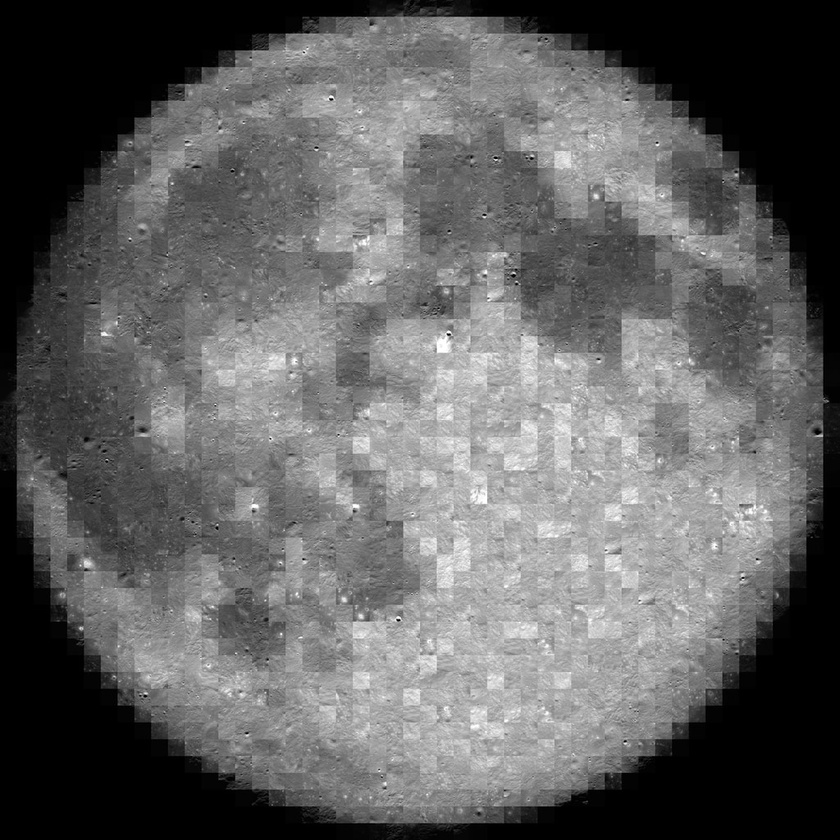
#> input picture data/raw/moon_mosaic_print.jpg, 840 x 840 px, shrunk from 1024 x 1024 before the run; its folder holds only this picture in this run
$ python process_image.py
#> lines starting #> are read from the running program, lines starting #| are printed output that depends on the picture; long printed decimals are rounded
from pathlib import Path
import csv

import numpy as np
import matplotlib.pyplot as plt
from PIL import Image
from skimage import filters, feature

RAW = Path("data/raw")
IMGOUT = Path("outputs/images")
PLOTOUT = Path("outputs/plots")
TILEOUT = Path("outputs/tiles")
METRICS = Path("outputs/image_metrics.csv")


def setup_dirs():
    IMGOUT.mkdir(parents=True, exist_ok=True)
    PLOTOUT.mkdir(parents=True, exist_ok=True)
    TILEOUT.mkdir(parents=True, exist_ok=True)
    METRICS.parent.mkdir(parents=True, exist_ok=True)


def load_img(path):
    img = Image.open(path).convert("L")
    return np.array(img, dtype=float)


def norm_percent(img, lo=1, hi=99):
    low = np.percentile(img, lo)
    high = np.percentile(img, hi)

    if high == low:
        return np.zeros_like(img)

    clipped = np.clip(img, low, high)
    return (clipped - low) / (high - low)


def stretch(img, lo=5, hi=95):
    low = np.percentile(img, lo)
    high = np.percentile(img, hi)

    if high == low:
        return np.zeros_like(img)

    clipped = np.clip(img, low, high)
    return (clipped - low) / (high - low)


def find_edges(img):
    normed = norm_percent(img)
    return feature.canny(normed, sigma=2)


def residual(img):
    normed = norm_percent(img)
    smooth = filters.gaussian(normed, sigma=2)
    return normed - smooth


def sharpness(img):
    normed = norm_percent(img)
    lap = filters.laplace(normed)
    return float(np.var(lap))


def edge_frac(edge_img):
    return float(np.sum(edge_img) / edge_img.size)


def save_img(img, outpath, title=None, vmin=None, vmax=None):
    plt.figure(figsize=(8, 8))
    plt.imshow(img, cmap="gray", vmin=vmin, vmax=vmax)
    plt.axis("off")

    if title:
        plt.title(title)

    plt.tight_layout()
    plt.savefig(outpath, dpi=300, bbox_inches="tight", pad_inches=0)
    plt.close()


def save_hist(img, outpath):
    plt.figure(figsize=(8, 5))
    plt.hist(img.flatten(), bins=100)
    plt.xlabel("Pixel value")
    plt.ylabel("Count")
    plt.title("Pixel intensity histogram")
    plt.tight_layout()
    plt.savefig(outpath, dpi=300)
    plt.close()


def save_compare(original, normed, stretched, edge_img, resid, outpath):
    fig, axes = plt.subplots(1, 5, figsize=(20, 4))
    res_lim = max(abs(float(np.min(resid))), abs(float(np.max(resid))))

    axes[0].imshow(original, cmap="gray")
    axes[0].set_title("Original")
    axes[0].axis("off")

    axes[1].imshow(normed, cmap="gray", vmin=0, vmax=1)
    axes[1].set_title("Normalized")
    axes[1].axis("off")

    axes[2].imshow(stretched, cmap="gray", vmin=0, vmax=1)
    axes[2].set_title("Stretched")
    axes[2].axis("off")

    axes[3].imshow(edge_img, cmap="gray")
    axes[3].set_title("Edges")
    axes[3].axis("off")

    axes[4].imshow(resid, cmap="gray", vmin=-res_lim, vmax=res_lim)
    axes[4].set_title("Residual")
    axes[4].axis("off")

    plt.tight_layout()
    plt.savefig(outpath, dpi=150)
    plt.close()


def save_tiles(img, path, tile_size=300, max_tiles=12):
    height, width = img.shape
    normed = norm_percent(img)
    count = 0

    for row in range(0, height, tile_size):
        for col in range(0, width, tile_size):
            row_end = min(row + tile_size, height)
            col_end = min(col + tile_size, width)
            tile = normed[row:row_end, col:col_end]
            tile_path = TILEOUT / f"{path.stem}_tile_{count:03d}.png"
            save_img(tile, tile_path, vmin=0, vmax=1)
            count += 1

            if count >= max_tiles:
                return count

    return count


def summarize(path, img, edge_img, resid):
    p1 = float(np.percentile(img, 1))
    p5 = float(np.percentile(img, 5))
    p95 = float(np.percentile(img, 95))
    p99 = float(np.percentile(img, 99))

    return {
        "file": path.name,
        "height_px": int(img.shape[0]),
        "width_px": int(img.shape[1]),
        "min": float(np.min(img)),
        "max": float(np.max(img)),
        "mean": float(np.mean(img)),
        "median": float(np.median(img)),
        "std": float(np.std(img)),
        "p1": p1,
        "p99": p99,
        "contrast_range": p99 - p1,
        "bright_frac": float(np.mean(img >= p95)),
        "dark_frac": float(np.mean(img <= p5)),
        "sharpness": sharpness(img),
        "edge_frac": edge_frac(edge_img),
        "resid_std": float(np.std(resid)),
    }


def write_txt(path, stats):
    outfile = PLOTOUT / f"{path.stem}_summary.txt"

    with open(outfile, "w") as file:
        file.write(f"Image file: {path.name}\n\n")
        file.write("Pixel and image quality stats\n")
        file.write("-----------------------------\n")

        for key, value in stats.items():
            file.write(f"{key}: {value}\n")


def write_csv(rows):
    if not rows:
        return

    fields = list(rows[0].keys())

    with open(METRICS, "w", newline="") as file:
        writer = csv.DictWriter(file, fieldnames=fields)
        writer.writeheader()
        writer.writerows(rows)


def run_one(path):
    img = load_img(path)
#> in load_img, img is the input picture: PIL image 840x840 L; min 0, max 255, mean 97.9
    normed = norm_percent(img)
#> in norm_percent, `low = np.percentile(img, lo)`: low = 0
#> in norm_percent, `high = np.percentile(img, hi)`: high = 215
#> in norm_percent, `return (clipped - low) / (high - low)`:
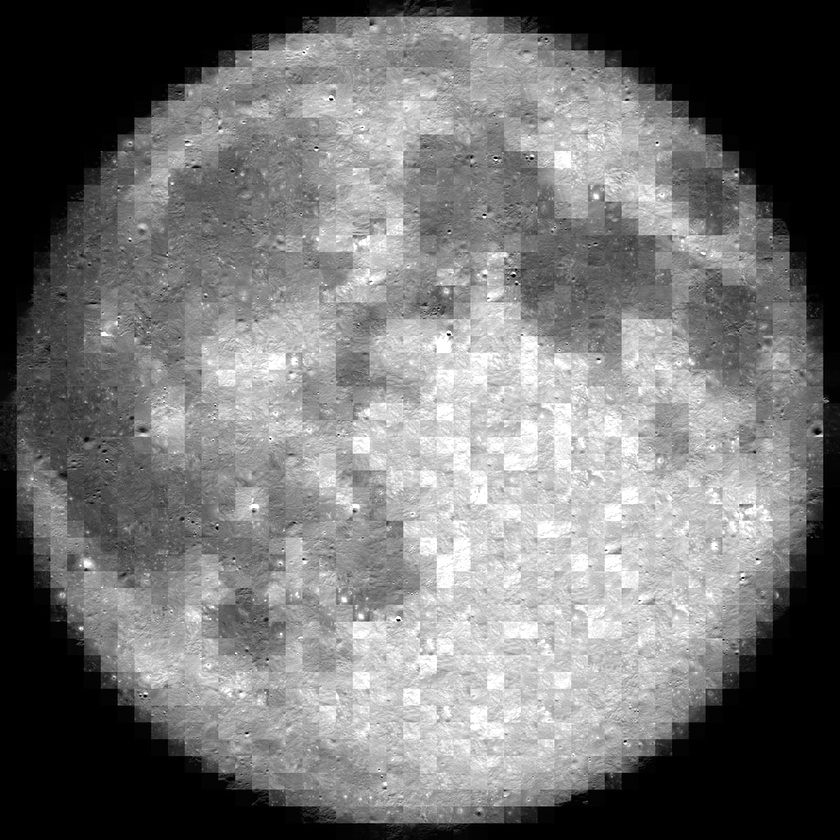
#> returned value: shape (840, 840) float64; min 0, max 1, mean 0.455
    stretched = stretch(img)
#> in stretch, `low = np.percentile(img, lo)`: low = 0
#> in stretch, `high = np.percentile(img, hi)`: high = 190
    edge_img = find_edges(img)
#> in find_edges, `return feature.canny(normed, sigma=2)`:
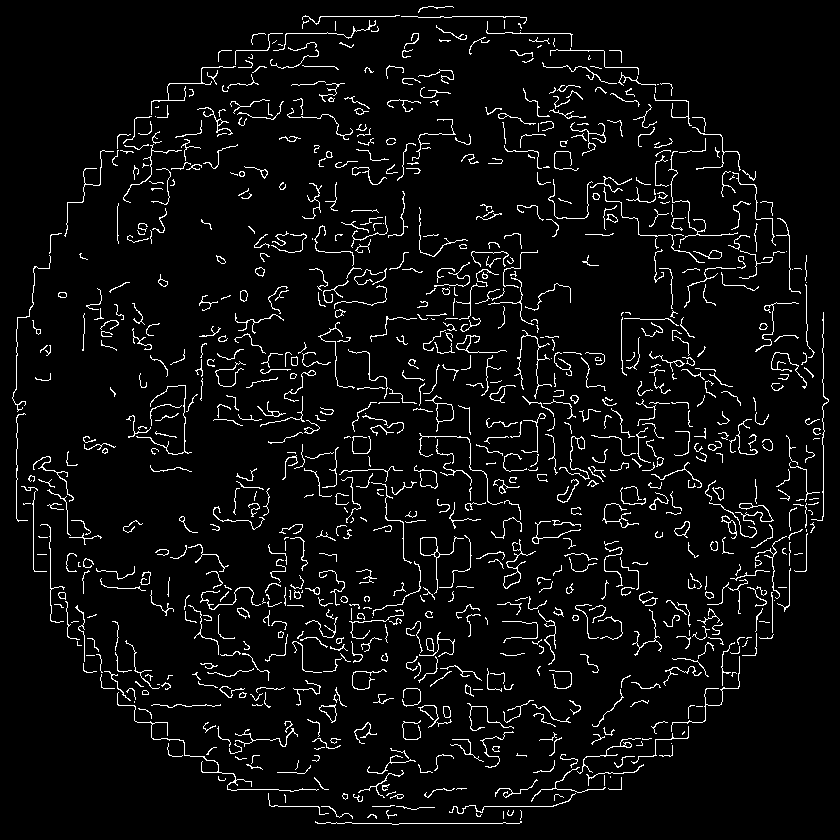
#> returned value: shape (840, 840) bool; 5.2% white in thin lines or dots
    resid = residual(img)
#> in residual, `return normed - smooth`:
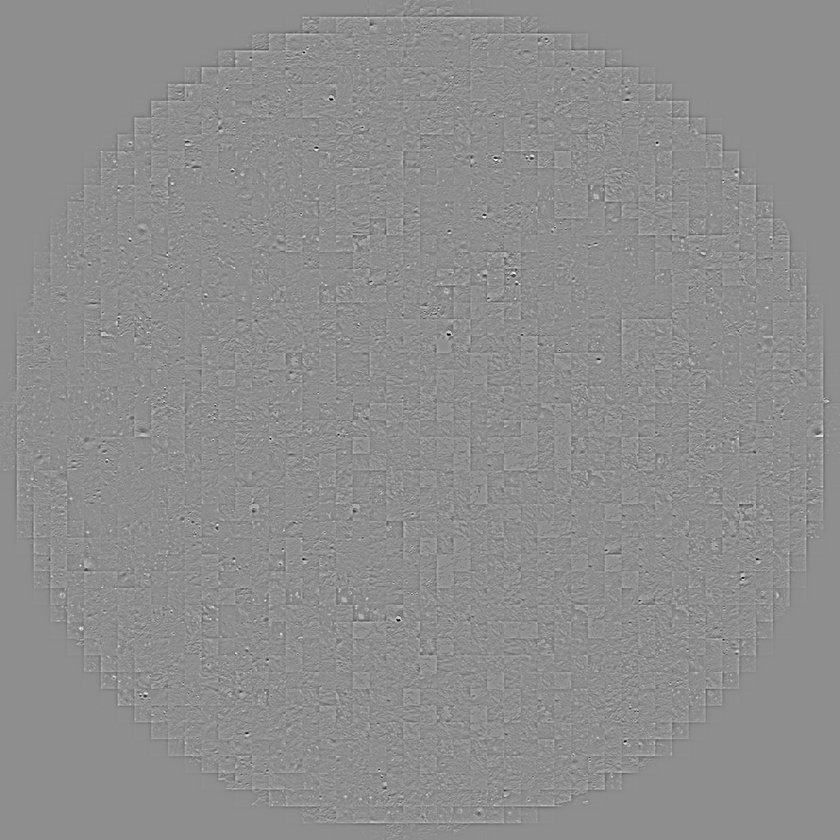
#> returned value: shape (840, 840) float64; min -0.67, max 0.532, mean -3.61e-07; drawn with min black and max white
    res_lim = max(abs(float(np.min(resid))), abs(float(np.max(resid))))

    stats = summarize(path, img, edge_img, resid)

    save_img(normed, IMGOUT / f"{path.stem}_norm.png", "Normalized lunar image", vmin=0, vmax=1)
    save_img(stretched, IMGOUT / f"{path.stem}_stretch.png", "Contrast stretched lunar image", vmin=0, vmax=1)
    save_img(edge_img, IMGOUT / f"{path.stem}_edges.png", "Lunar surface edges")
    save_img(resid, IMGOUT / f"{path.stem}_residual.png", "Residual image", vmin=-res_lim, vmax=res_lim)
    save_hist(img, PLOTOUT / f"{path.stem}_hist.png")
    save_compare(img, normed, stretched, edge_img, resid, PLOTOUT / f"{path.stem}_compare.png")

    stats["tiles_saved"] = save_tiles(img, path)
    write_txt(path, stats)

    print(f"\nProcessed {path.name}")
    for key, value in stats.items():
        print(f"{key}: {value}")

    return stats


def main():
    setup_dirs()

    imgs = []
    imgs.extend(RAW.glob("*.png"))
    imgs.extend(RAW.glob("*.jpg"))
    imgs.extend(RAW.glob("*.jpeg"))
    imgs.extend(RAW.glob("*.tif"))
    imgs.extend(RAW.glob("*.tiff"))

    if not imgs:
        print("No image files found in data/raw.")
        print("Add a lunar image file to data/raw, then run the script again.")
        return

    rows = []

    for path in imgs:
        rows.append(run_one(path))
#> in run_one, `res_lim = max(abs(float(np.min(resid))), abs(float(np.max(resid))))`: res_lim = 0.67
#> in summarize, `p1 = float(np.percentile(img, 1))`: p1 = 0
#> in summarize, `p95 = float(np.percentile(img, 95))`: p95 = 190
#> in summarize, `p99 = float(np.percentile(img, 99))`: p99 = 215
#> in run_one, `stats = summarize(path, img, edge_img, resid)`: stats = 16 items
#> in save_hist, `plt.savefig(outpath, dpi=300)`:
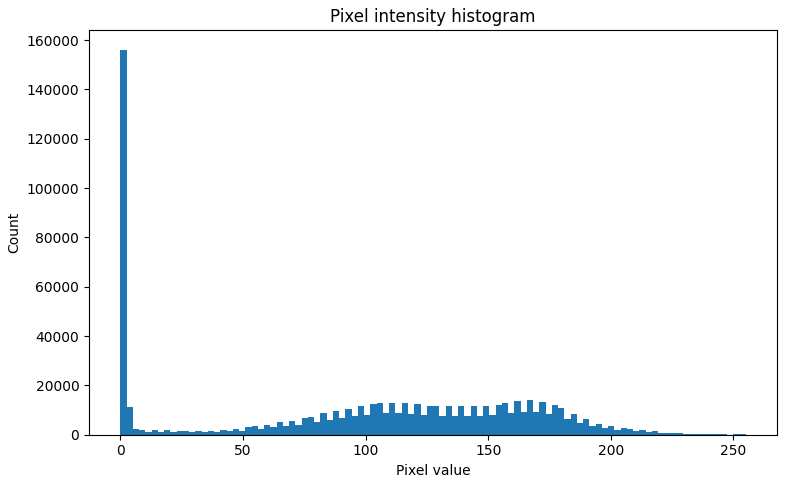
#> figure drawn by matplotlib, 1 panel; tallest bar 156121 high, from x = 0 to 2.55
#> in save_compare, `res_lim = max(abs(float(np.min(resid))), abs(float(np.max(resid))))`: res_lim = 0.67
#> the loop in save_tiles, `for row in range(0, height, tile_size):` made 3 passes
#> pass 1, in save_img (call 6), `plt.savefig(outpath, dpi=300, bbox_inches="tight", pad_inches=0)`:
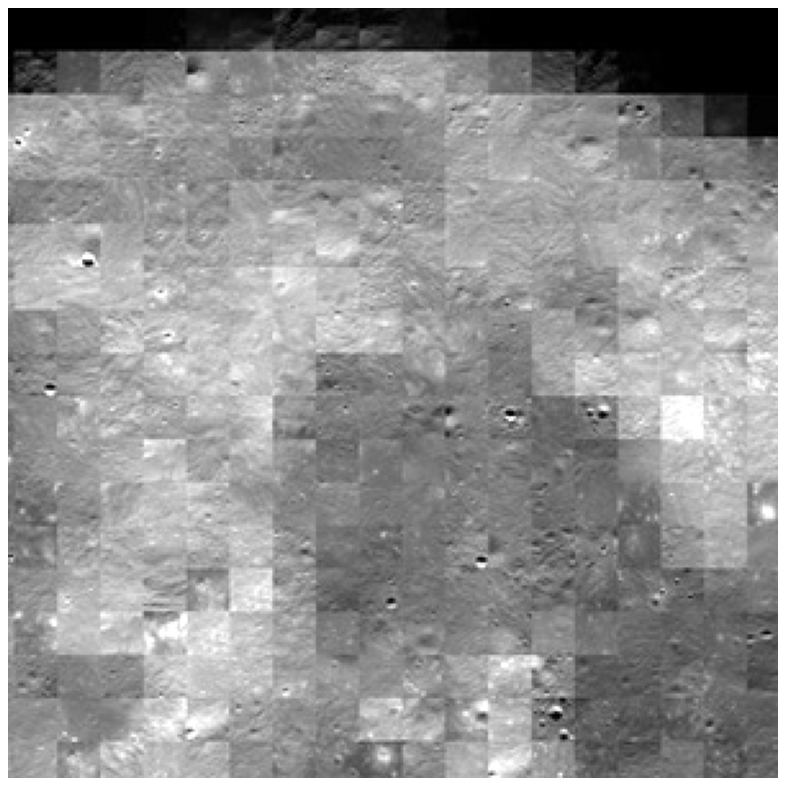
#> figure drawn by matplotlib, 1 panel
#> pass 1, in save_img (call 7), `plt.savefig(outpath, dpi=300, bbox_inches="tight", pad_inches=0)`:
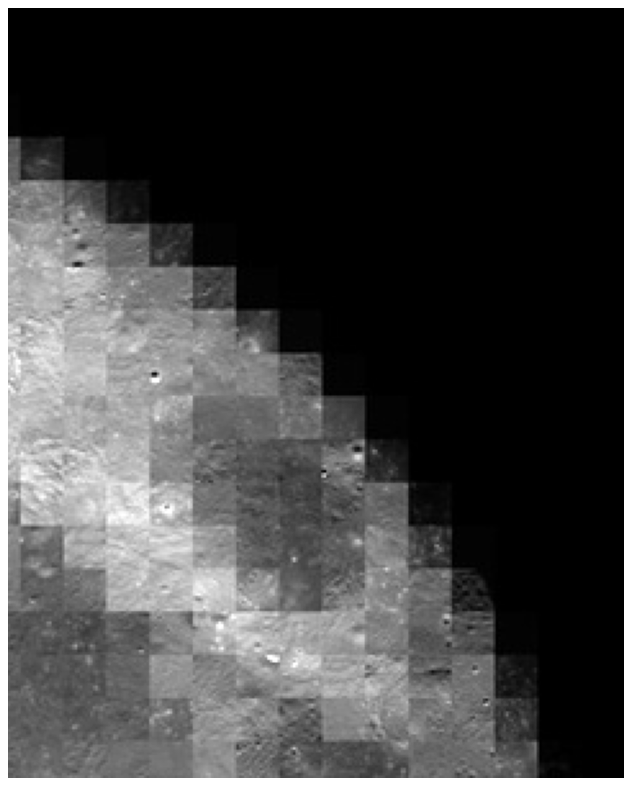
#> figure drawn by matplotlib, 1 panel
#> after the loop in save_tiles, `for row in range(0, height, tile_size):`:
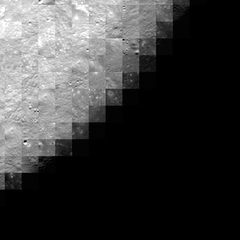
#> tile: shape (240, 240) float64; min 0, max 1, mean 0.235
#> after the loop in save_tiles, `for row in range(0, height, tile_size):`: count = 9
#> the loop in write_txt, `for key, value in stats.items():` made 17 passes
#> (key, value) on passes 1 to 12: ('file', 'moon_mosaic_print.jpg'), ('height_px', 840), ('width_px', 840), ('min', 0), ('max', 255), ('mean', 97.94), ('median', 110), ('std', 67.11), ('p1', 0), ('p99', 215), ('contrast_range', 215), ('bright_frac', 0.051)
#> the loop in run_one, `for key, value in stats.items():` made 17 passes
#| file: moon_mosaic_print.jpg
#| height_px: 840
#| width_px: 840
#| min: 0.0
#| max: 255.0
#| mean: 97.941
#| median: 110.0
#| std: 67.112
#> (further printed lines are left out)

    write_csv(rows)
#> in write_csv, `fields = list(rows[0].keys())`: fields = ['file', 'height_px', 'width_px', 'min', 'max', 'mean', 'median', 'std', 'p1', 'p99', 'contrast_range', 'bright_frac', 'dark_frac', 'sharpness', 'edge_frac', 'resid_std', 'tiles_saved']
    print(f"\nSaved metrics table to {METRICS}")


if __name__ == "__main__":
    main()
